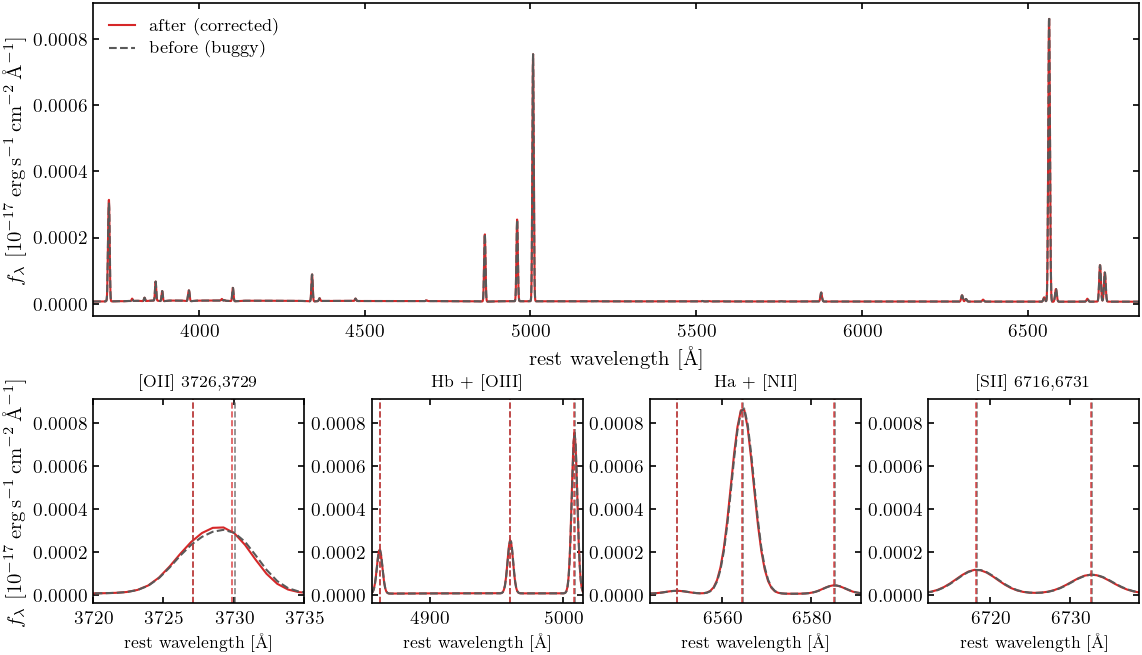

Source code (Python):
import warnings; warnings.filterwarnings("ignore")
import importlib.util as U, numpy as np, h5py
import matplotlib; matplotlib.use("Agg")
import matplotlib.pyplot as plt
from prospect.sources import NebStepBasis

IDX=278060
H5="data/prospector_model/prospector_stochastic_model_seds_cue_500000.h5"
NEW="/Users/ng27753/Documents/UberSED/patches/cue_emlines_info.dat"

s=U.spec_from_file_location("mms","bin/model_seds/make_model_seds.py")
m=U.module_from_spec(s); s.loader.exec_module(m)
m._init_worker("cue",500000,42)

with h5py.File(H5,"r") as f:
    z=float(f["priors/redshifts"][IDX]); stored=f["fluxes"][IDX][:]; old_wave=f["line_wave"][:]
DW=np.asarray(m.DESI_WAV,float); R=m.build_desi_resolution_matrix(DW); obs=m.make_obs(DW.size)
new_wave=np.genfromtxt(NEW,delimiter=",",usecols=0)

def run(patch):
    sps=NebStepBasis()
    if patch: sps.emline_wavelengths=new_wave.copy()
    parset,_=m.build_parset_for_index(IDX)
    mod=m.HyperSpecModel(configuration=parset)
    preds,_=mod.predict(mod.theta,[obs],sps=sps)
    return R.dot(preds[0])

f_old=run(False); f_new=run(True)
print("old vs stored max|Δ|:",np.max(np.abs(f_old-stored)))

from hubersed.plotting.style import use_apj_style
from hubersed.plotting.spectra import plot_spectrum, REST_WAVE_LABEL
use_apj_style()
def near(arr,w): return float(arr[np.argmin(np.abs(arr-w))])
models=[{"flux":f_new,"label":"after (corrected)","color":"C3","lw":1.0},
        {"flux":f_old,"label":"before (buggy)","color":"0.35","ls":"--","lw":1.0}]
zooms=[("[OII] 3726,3729",[3726,3729]),("Hb + [OIII]",[4862.68,4960.29,5008.24]),
("Ha + [NII]",[6549.86,6564.61,6585.27]),("[SII] 6716,6731",[6718.29,6732.67])]

fig=plt.figure(figsize=(9,5.2)); gs=fig.add_gridspec(2,4,height_ratios=[2,1.3],hspace=0.32,wspace=0.32)
ax=fig.add_subplot(gs[0,:])
plot_spectrum(ax,DW,z=z,models=models)
ax.set_xlim(3850/(1+z),7150/(1+z)); ax.set_xlabel(REST_WAVE_LABEL)
for j,(t,ws) in enumerate(zooms):
    a=fig.add_subplot(gs[1,j])
    plot_spectrum(a,DW,z=z,models=models); a.get_legend().remove()
    for w in ws:
        a.axvline(near(old_wave,w),ls="--",lw=0.8,c="0.4",alpha=0.8)
        a.axvline(near(new_wave,w),ls="--",lw=0.8,c="C3",alpha=0.8)
    a.set_xlim(min(ws)-6,max(ws)+6); a.set_title(t,fontsize=8); a.set_xlabel(REST_WAVE_LABEL,fontsize=8)
    if j>0: a.set_ylabel("")
fig.savefig("tmp/cue_line_beforeafter.png",dpi=150,bbox_inches="tight")
print("saved tmp/cue_line_beforeafter.png")
